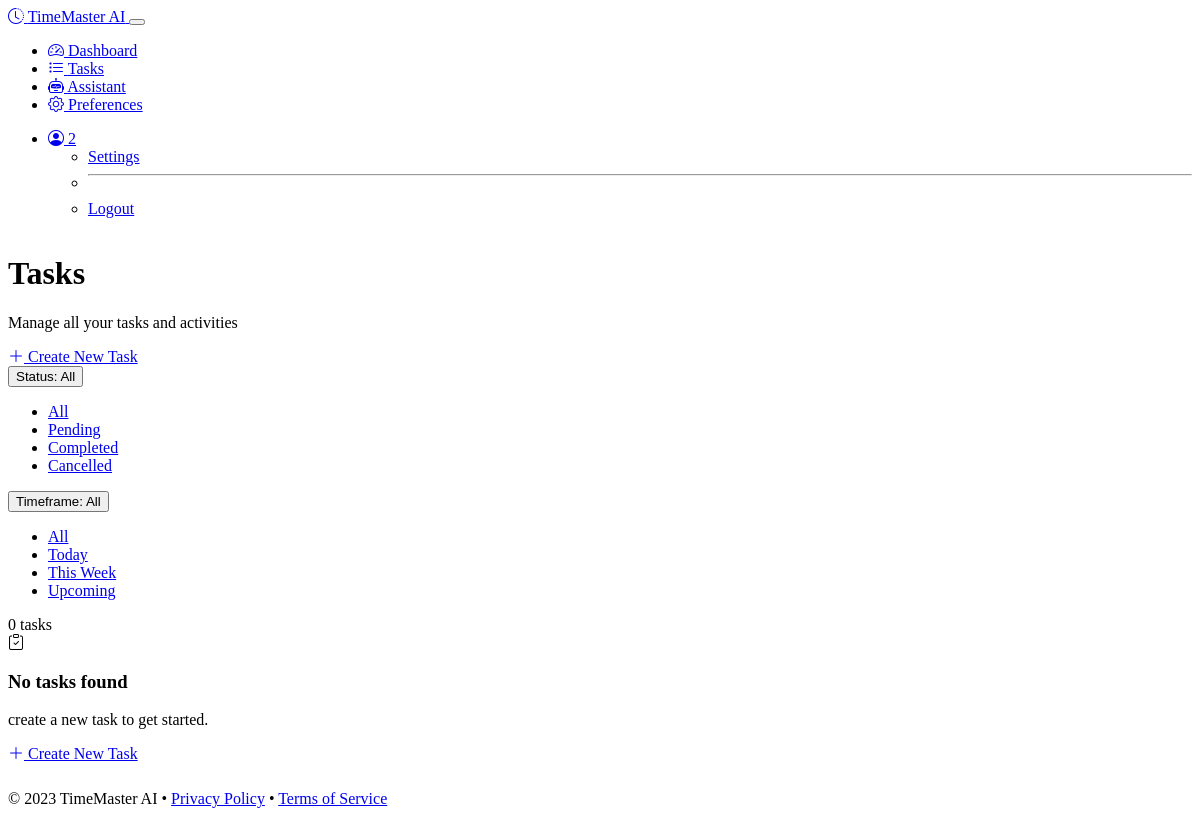
The page /tasks?status=all&timeframe=all (signed in) on the database as committed earlier.
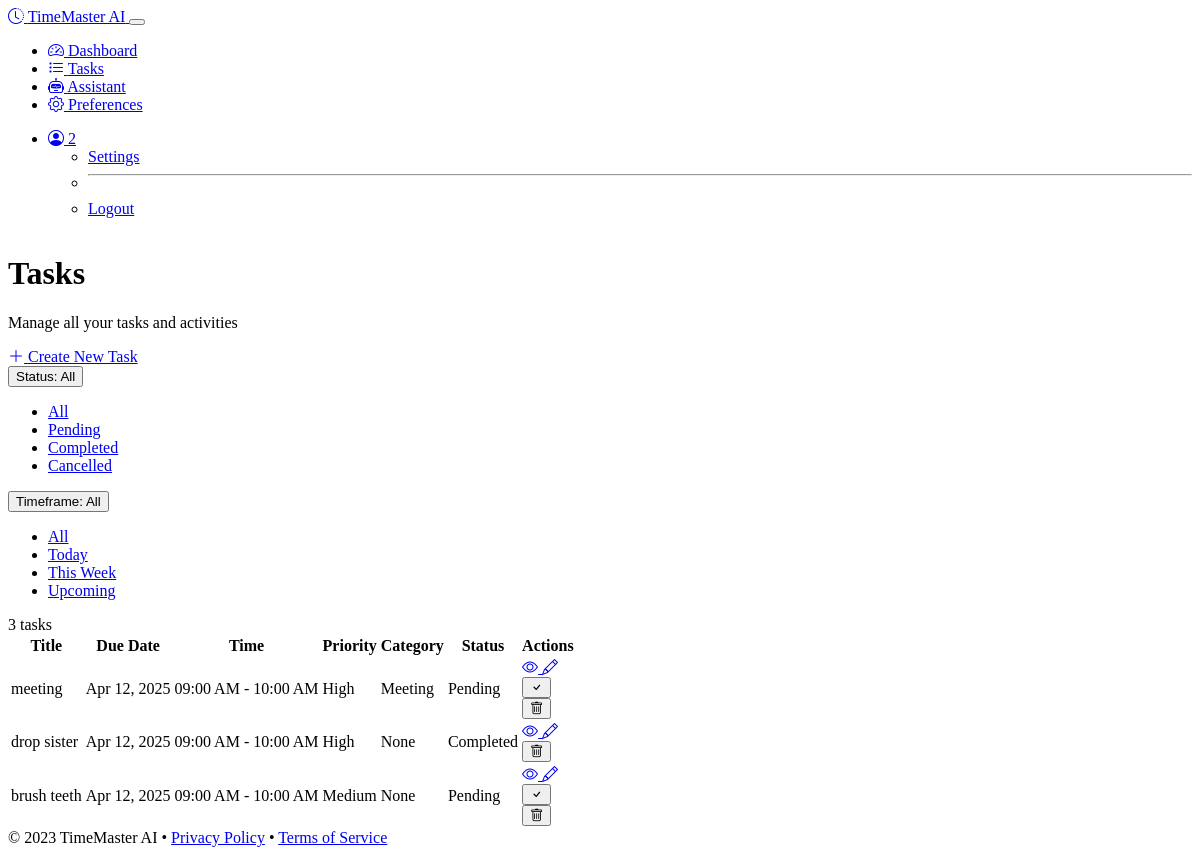
The same page on the database as committed later.
### models.py (models this page shows, shortened)
class User(UserMixin, db.Model):
    id = db.Column(db.Integer, primary_key=True)
    username = db.Column(db.String(64), unique=True, nullable=False)
    email = db.Column(db.String(120), unique=True, nullable=False)
    password_hash = db.Column(db.String(256), nullable=False)
    created_at = db.Column(db.DateTime, default=datetime.utcnow)
    tasks = db.relationship('Task', backref='user', lazy='dynamic')
    preferences = db.relationship('UserPreference', backref='user', uselist=False)

class Task(db.Model):
    id = db.Column(db.Integer, primary_key=True)
    title = db.Column(db.String(120), nullable=False)
    description = db.Column(db.Text)
    created_at = db.Column(db.DateTime, default=datetime.utcnow)
    due_date = db.Column(db.DateTime)
    start_time = db.Column(db.DateTime)
    end_time = db.Column(db.DateTime)
    priority = db.Column(db.Integer, default=0)  # 0-5, 5 being highest
    status = db.Column(db.String(20), default='pending')  # pending, completed, cancelled
    category = db.Column(db.String(50))
    ml_priority_score = db.Column(db.Float, default=0.0)  # ML-calculated priority
    calendar_event_id = db.Column(db.String(100))  # For Google Calendar sync
    user_id = db.Column(db.Integer, db.ForeignKey('user.id'), nullable=False)

### routes.py (the view)
@app.route('/tasks')
@login_required
def task_list():
    status_filter = request.args.get('status', 'pending')
    timeframe = request.args.get('timeframe', 'all')
    query = Task.query.filter_by(user_id=current_user.id)
    if status_filter != 'all':
        query = query.filter_by(status=status_filter)
    now = datetime.now()
    if timeframe == 'today':
        start_of_day = now.replace(hour=0, minute=0, second=0, microsecond=0)
        end_of_day = start_of_day + timedelta(days=1) - timedelta(microseconds=1)
        query = query.filter(Task.due_date.between(start_of_day, end_of_day))
    elif timeframe == 'this_week':
        start_of_week = (now - timedelta(days=now.weekday())).replace(hour=0, minute=0, second=0, microsecond=0)
        end_of_week = start_of_week + timedelta(days=7) - timedelta(microseconds=1)
        query = query.filter(Task.due_date.between(start_of_week, end_of_week))
    elif timeframe == 'upcoming':
        query = query.filter(Task.due_date >= now)
    tasks = query.order_by(Task.due_date, Task.priority.desc()).all()
    return render_template(
        'tasks.html',
        tasks=tasks,
        status_filter=status_filter,
        timeframe=timeframe
    )

### templates/tasks.html (shortened to what this page needs)
{% extends "layout.html" %}
{% block content %}
<div class="container">
    <div class="row mb-4">
        <div class="col-md-8">
            <h1 class="mb-2">Tasks</h1>
            <p class="text-muted">Manage all your tasks and activities</p>
        </div>
        <div class="col-md-4 text-md-end">
            <a href="{{ url_for('create_task') }}" class="btn btn-primary">
                <i class="bi bi-plus-lg"></i> Create New Task
            </a>
        </div>
    </div>
    <div class="row">
        <div class="col-12">
            <div class="card bg-dark">
                <div class="card-header">
                    <div class="d-flex justify-content-between align-items-center">
                        <div class="filters d-flex align-items-center flex-wrap">
                            <div class="dropdown me-3 mb-2 mb-md-0">
                                <button class="btn btn-outline-secondary dropdown-toggle" type="button" data-bs-toggle="dropdown">
                                    Status: {{ status_filter|capitalize if status_filter != 'all' else 'All' }}
                                </button>
                                <ul class="dropdown-menu">
                                    <li><a class="dropdown-item {% if status_filter == 'all' %}active{% endif %}" href="{{ url_for('task_list', status='all', timeframe=timeframe) }}">All</a></li>
                                    <li><a class="dropdown-item {% if status_filter == 'pending' %}active{% endif %}" href="{{ url_for('task_list', status='pending', timeframe=timeframe) }}">Pending</a></li>
                                    <li><a class="dropdown-item {% if status_filter == 'completed' %}active{% endif %}" href="{{ url_for('task_list', status='completed', timeframe=timeframe) }}">Completed</a></li>
                                    <li><a class="dropdown-item {% if status_filter == 'cancelled' %}active{% endif %}" href="{{ url_for('task_list', status='cancelled', timeframe=timeframe) }}">Cancelled</a></li>
                                </ul>
                            </div>
                            <div class="dropdown">
                                <button class="btn btn-outline-secondary dropdown-toggle" type="button" data-bs-toggle="dropdown">
                                    Timeframe: {{ timeframe|replace('_', ' ')|capitalize if timeframe != 'all' else 'All' }}
                                </button>
                                <ul class="dropdown-menu">
                                    <li><a class="dropdown-item {% if timeframe == 'all' %}active{% endif %}" href="{{ url_for('task_list', status=status_filter, timeframe='all') }}">All</a></li>
                                    <li><a class="dropdown-item {% if timeframe == 'today' %}active{% endif %}" href="{{ url_for('task_list', status=status_filter, timeframe='today') }}">Today</a></li>
                                    <li><a class="dropdown-item {% if timeframe == 'this_week' %}active{% endif %}" href="{{ url_for('task_list', status=status_filter, timeframe='this_week') }}">This Week</a></li>
                                    <li><a class="dropdown-item {% if timeframe == 'upcoming' %}active{% endif %}" href="{{ url_for('task_list', status=status_filter, timeframe='upcoming') }}">Upcoming</a></li>
                                </ul>
                            </div>
                        </div>
                        <span class="badge bg-primary">{{ tasks|length }} tasks</span>
                    </div>
                </div>
                <div class="card-body">
                    {% if tasks %}
                    <div class="table-responsive">
                        <table class="table table-dark table-hover">
                            <thead>
                                <tr>
                                    <th>Title</th>
                                    <th>Due Date</th>
                                    <th>Time</th>
                                    <th>Priority</th>
                                    <th>Category</th>
                                    <th>Status</th>
                                    <th>Actions</th>
                                </tr>
                            </thead>
                            <tbody>
                                {% for task in tasks %}
                                <tr class="{% if task.status == 'completed' %}table-active{% endif %}">
                                    <td class="{% if task.status == 'completed' %}text-decoration-line-through{% endif %}">
                                        {{ task.title }}
                                    </td>
                                    <td>
                                        {% if task.due_date %}
                                        {{ task.due_date.strftime('%b %d, %Y') }}
                                        {% else %}
                                        No due date
                                        {% endif %}
                                    </td>
                                    <td>
                                        {% if task.start_time %}
                                        {{ task.start_time.strftime('%I:%M %p') }}
                                        {% if task.end_time %}
                                        - {{ task.end_time.strftime('%I:%M %p') }}
                                        {% endif %}
                                        {% else %}
                                        All day
                                        {% endif %}
                                    </td>
                                    <td>
                                        <span class="badge priority-badge-{{ task.priority }}">
                                            {% if task.priority >= 4 %}High
                                            {% elif task.priority >= 2 %}Medium
                                            {% else %}Low
                                            {% endif %}
                                        </span>
                                    </td>
                                    <td>
                                        {% if task.category %}
                                        <span class="badge bg-secondary">{{ task.category }}</span>
                                        {% else %}
                                        <span class="text-muted">None</span>
                                        {% endif %}
                                    </td>
                                    <td>
                                        <span class="badge bg-{{ task.status == 'completed' and 'success' or task.status == 'cancelled' and 'danger' or 'warning' }}">
                                            {{ task.status|capitalize }}
                                        </span>
                                    </td>
                                    <td>
                                        <div class="btn-group btn-group-sm">
                                            <a href="{{ url_for('view_task', task_id=task.id) }}" class="btn btn-info">
                                                <i class="bi bi-eye"></i>
                                            </a>
                                            <a href="{{ url_for('edit_task', task_id=task.id) }}" class="btn btn-warning">
                                                <i class="bi bi-pencil"></i>
                                            </a>
                                            {% if task.status != 'completed' %}
                                            <form action="{{ url_for('mark_task_complete', task_id=task.id) }}" method="post" class="d-inline">
                                                <button type="submit" class="btn btn-success btn-complete-task">
                                                    <i class="bi bi-check"></i>
                                                </button>
                                            </form>
                                            {% endif %}
                                            <form action="{{ url_for('delete_task', task_id=task.id) }}" method="post" class="d-inline">
                                                <button type="submit" class="btn btn-danger btn-delete-task">
                                                    <i class="bi bi-trash"></i>
                                                </button>
                                            </form>
                                        </div>
                                    </td>
                                </tr>
                                {% endfor %}
                            </tbody>
                        </table>
                    </div>
                    {% else %}
                    <div class="text-center py-5">
                        <i class="bi bi-clipboard-check display-4 text-muted mb-3"></i>
                        <h3>No tasks found</h3>
                        <p class="text-muted">
                            create a new task to get started.
                        </p>
                        <a href="{{ url_for('create_task') }}" class="btn btn-primary mt-2">
                            <i class="bi bi-plus-lg"></i> Create New Task
                        </a>
                    </div>
                    {% endif %}
                </div>
            </div>
        </div>
    </div>
</div>
{% endblock %}

### templates/layout.html (shortened to what this page needs)
<!DOCTYPE html>
<html lang="en" data-bs-theme="dark">
<head>
    <link rel="stylesheet" href="https://cdn.replit.com/agent/bootstrap-agent-dark-theme.min.css">
    <link rel="stylesheet" href="https://cdn.jsdelivr.net/npm/bootstrap-icons@1.11.0/font/bootstrap-icons.css">
    <link rel="stylesheet" href="{{ url_for('static', filename='css/custom.css') }}">
</head>
<body class="d-flex flex-column min-vh-100">
    <nav class="navbar navbar-expand-lg navbar-dark bg-dark">
        <div class="container">
            <a class="navbar-brand d-flex align-items-center" href="{{ url_for('index') }}">
                <i class="bi bi-clock-history me-2"></i>
                <span>TimeMaster AI</span>
            </a>
            <button class="navbar-toggler" type="button" data-bs-toggle="collapse" data-bs-target="#navbarContent">
            </button>
            <div class="collapse navbar-collapse" id="navbarContent">
                <ul class="navbar-nav me-auto mb-2 mb-lg-0">
                    {% if current_user.is_authenticated %}
                    <li class="nav-item">
                        <a class="nav-link {% if request.endpoint == 'dashboard' %}active{% endif %}" href="{{ url_for('dashboard') }}">
                            <i class="bi bi-speedometer2 me-1"></i> Dashboard
                        </a>
                    </li>
                    <li class="nav-item">
                        <a class="nav-link {% if request.endpoint == 'task_list' %}active{% endif %}" href="{{ url_for('task_list') }}">
                            <i class="bi bi-list-task me-1"></i> Tasks
                        </a>
                    </li>
                    <li class="nav-item">
                        <a class="nav-link {% if request.endpoint == 'assistant' %}active{% endif %}" href="{{ url_for('assistant') }}">
                            <i class="bi bi-robot me-1"></i> Assistant
                        </a>
                    </li>
                    <li class="nav-item">
                        <a class="nav-link {% if request.endpoint == 'preferences' %}active{% endif %}" href="{{ url_for('preferences') }}">
                            <i class="bi bi-gear me-1"></i> Preferences
                        </a>
                    </li>
                    {% endif %}
                </ul>
                <ul class="navbar-nav">
                    {% if current_user.is_authenticated %}
                    <li class="nav-item dropdown">
                        <a class="nav-link dropdown-toggle" href="#" id="userDropdown" role="button" data-bs-toggle="dropdown">
                            <i class="bi bi-person-circle me-1"></i> {{ current_user.username }}
                        </a>
                        <ul class="dropdown-menu dropdown-menu-end">
                            <li><a class="dropdown-item" href="{{ url_for('preferences') }}">Settings</a></li>
                            <li><hr class="dropdown-divider"></li>
                            <li><a class="dropdown-item" href="{{ url_for('logout') }}">Logout</a></li>
                        </ul>
                    </li>
                    {% endif %}
                </ul>
            </div>
        </div>
    </nav>
    <main class="main-content py-4">
        {% block content %}{% endblock %}
    </main>
    <footer class="footer mt-auto py-3 bg-dark">
        <div class="container text-center">
            <span class="text-muted">© 2023 TimeMaster AI •
                <a href="#" class="text-muted">Privacy Policy</a> •
                <a href="#" class="text-muted">Terms of Service</a>
            </span>
        </div>
    </footer>
</body>
</html>

Rows that differ between the two databases and show on the page:
added Task: title "meeting", due_date "Apr 12, 2025", start_time "09:00 AM", end_time "10:00 AM", priority "High", category "Meeting", status "Pending"
added Task: title "drop sister", due_date "Apr 12, 2025", start_time "09:00 AM", end_time "10:00 AM", priority "High", category "None", status "Completed"
added Task: title "brush teeth", due_date "Apr 12, 2025", start_time "09:00 AM", end_time "10:00 AM", priority "Medium", category "None", status "Pending"
Other text that changed with them:
{{ tasks|length }}: "0" → "3"
text no longer shown: "No tasks found create a new task to get started. Create New Task"
text now shown: "Title Due Date Time Priority Category Status Actions"
